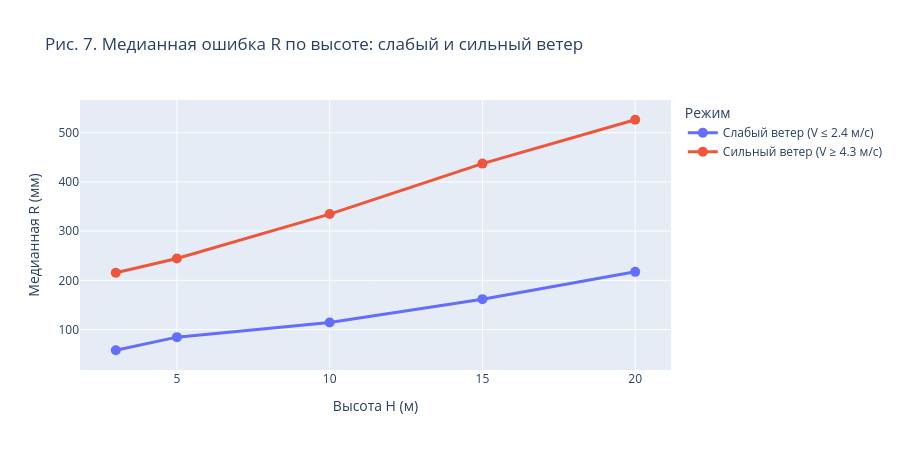

Notebook cell for this chart:
### Markdown cell above
### Эффект плато на высотах 15–20 м

Испытания проводились на территории карьера. На высотах до 10–15 м квадрокоптер находится внутри карьерной выемки, где рельеф гасит ветровое воздействие. При подъёме на 15–20 м аппарат вылетает над бровкой карьера и попадает в открытый ветровой поток.

Ожидаемые эффекты:
- рост ошибки $R$ с высотой **замедляется** (эффект плато), поскольку аэродинамическое демпфирование стабилизируется;
- **чувствительность к ветру возрастает** — разница между тихим и ветреным днём увеличивается.

### Code cell
v_q25 = df["V"].quantile(0.25)
v_q75 = df["V"].quantile(0.75)

low_wind = df[df["V"] <= v_q25].groupby("H")["R"].median().reset_index()
low_wind.columns = ["H", "R_median"]
low_wind["Режим"] = f"Слабый ветер (V ≤ {v_q25:.1f} м/с)"

high_wind = df[df["V"] >= v_q75].groupby("H")["R"].median().reset_index()
high_wind.columns = ["H", "R_median"]
high_wind["Режим"] = f"Сильный ветер (V ≥ {v_q75:.1f} м/с)"

plateau_df = pd.concat([low_wind, high_wind])

fig = px.line(
    plateau_df, x="H", y="R_median", color="Режим",
    markers=True,
    title="Рис. 7. Медианная ошибка R по высоте: слабый и сильный ветер",
    labels={"H": "Высота H (м)", "R_median": "Медианная R (мм)"},
)
fig.update_traces(line=dict(width=3), marker=dict(size=10))
fig.update_layout(height=450)
ALL_FIGS.append(("fig_07_plateau_wind", fig))
fig.show()

### Figure 1 — Plotly figure (JSON) as saved in the notebook; plotly's stock layout.template omitted (floating-point values rounded to 4 significant figures)
{"data": [{"hovertemplate": "Режим=Слабый ветер (V ≤ 2.4 м/с)<br>Высота H (м)=%{x}<br>Медианная R (мм)=%{y}<extra></extra>", "legendgroup": "Слабый ветер (V ≤ 2.4 м/с)", "line": {"color": "#636efa", "dash": "solid", "width": 3}, "marker": {"size": 10, "symbol": "circle"}, "mode": "lines+markers", "name": "Слабый ветер (V ≤ 2.4 м/с)", "orientation": "v", "showlegend": true, "type": "scatter", "x": [3, 5, 10, 15, 20], "xaxis": "x", "y": [57.97, 84.6, 114.4, 161.8, 217.3], "yaxis": "y"}, {"hovertemplate": "Режим=Сильный ветер (V ≥ 4.3 м/с)<br>Высота H (м)=%{x}<br>Медианная R (мм)=%{y}<extra></extra>", "legendgroup": "Сильный ветер (V ≥ 4.3 м/с)", "line": {"color": "#EF553B", "dash": "solid", "width": 3}, "marker": {"size": 10, "symbol": "circle"}, "mode": "lines+markers", "name": "Сильный ветер (V ≥ 4.3 м/с)", "orientation": "v", "showlegend": true, "type": "scatter", "x": [3, 5, 10, 15, 20], "xaxis": "x", "y": [215.4, 244.3, 334.7, 437.2, 526.3], "yaxis": "y"}], "layout": {"height": 450, "legend": {"title": {"text": "Режим"}, "tracegroupgap": 0}, "title": {"text": "Рис. 7. Медианная ошибка R по высоте: слабый и сильный ветер"}, "xaxis": {"anchor": "y", "domain": [0, 1], "title": {"text": "Высота H (м)"}}, "yaxis": {"anchor": "x", "domain": [0, 1], "title": {"text": "Медианная R (мм)"}}}}
